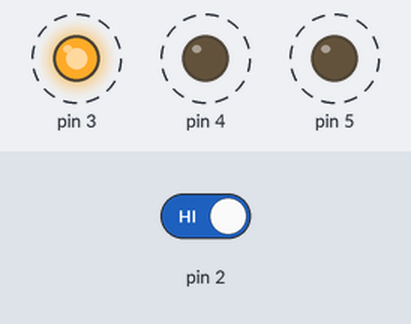
The sketch below on a simulated Arduino Uno, built with avr-gcc and run on an emulated ATmega328P. On the bench: output pins drawn as LEDs (lit = HIGH). Dashed ring = blinking. Inputs (shaded band) come from the test bench; at power-on: pin 2 HIGH.

Above: at 5.3 s.
5.4 s: pin 2 driven LOW
At 6.1 s:
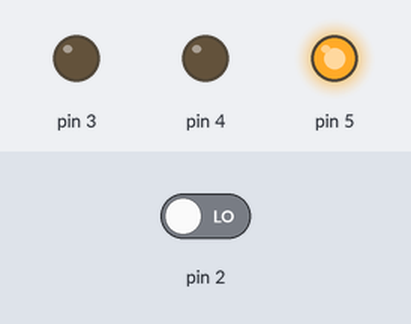
At 8.0 s:
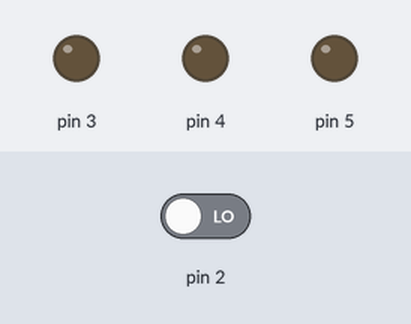
8.4 s: pin 2 driven HIGH
At 9.52 s:
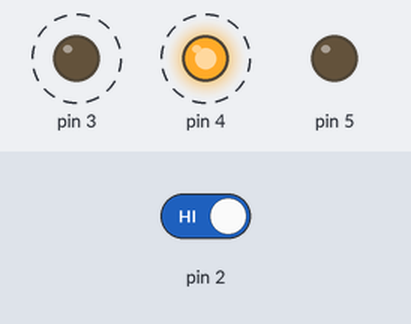
Timing chart, 0 to 19.1 s (numbered marks = the images above; inputs shaded):
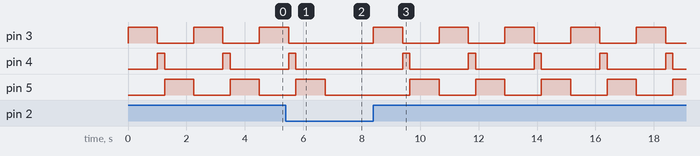

The sketch:

SpaceInterface.ino
```cpp
int switchState = 0;
int delayTime = 100;
int numberOfLoops = 3;
int loopCount = 0;

bool trafficToggle = false;

void setup() {
  pinMode(3, OUTPUT);
  pinMode(4, OUTPUT);
  pinMode(5, OUTPUT);
  pinMode(2, INPUT);
}

void origToggle() {
  switchState = digitalRead(2);
  if (switchState == LOW) {
    // the button is not pressed
    digitalWrite(3, HIGH); //green LED
    digitalWrite(4, LOW); //Red LED
    digitalWrite(5, LOW); //red LED
  } else {
    digitalWrite(3, LOW);
    digitalWrite(4, LOW);
    digitalWrite(5, HIGH);

    delay(delayTime); // wait for a quarter seconds
    digitalWrite(4, HIGH);
    digitalWrite(5, LOW);
    delay(delayTime);
  }
}


void traffic() {
   digitalWrite(3, LOW);
   digitalWrite(4, LOW);
   digitalWrite(5, LOW);

   digitalWrite(3, HIGH); //green LED
   delay(1000);
   digitalWrite(3, LOW); //green LED
   digitalWrite(4, HIGH); //Red LED
   delay(250);
   digitalWrite(4, LOW); //Red LED
   digitalWrite(5, HIGH); //red LED
   delay(1000);

   digitalWrite(3, LOW);
   digitalWrite(4, LOW);
   digitalWrite(5, LOW);
}


void loop() {

  switchState = digitalRead(2);
  if (switchState == HIGH) {
    trafficToggle = true;
  }

  if (trafficToggle) {
    loopCount = loopCount + 1;
    if (loopCount > numberOfLoops - 1) {
      trafficToggle = false;
      loopCount = 0;
    }
    traffic();
  }

}
```

Measured:
- after the input at 5.4 s, pin 3: goes on until 5.5 s, then stays LOW; pin 4: goes on until 5.8 s, then stays LOW; pin 5: goes on until 6.8 s, then stays LOW
- after the input at 8.4 s, pin 3: alternates HIGH for 1.0 s and LOW for 1.3 s, starting at once; pin 4: alternates HIGH for 0.25 s and LOW for 2.0 s, starting after 1.0 s; pin 5: alternates HIGH for 1.0 s and LOW for 1.3 s, starting after 1.3 s
- by itself, pin 3, pin 5: alternates HIGH for 1.0 s and LOW for 1.3 s
- by itself, pin 4: alternates HIGH for 0.25 s and LOW for 2.0 s
